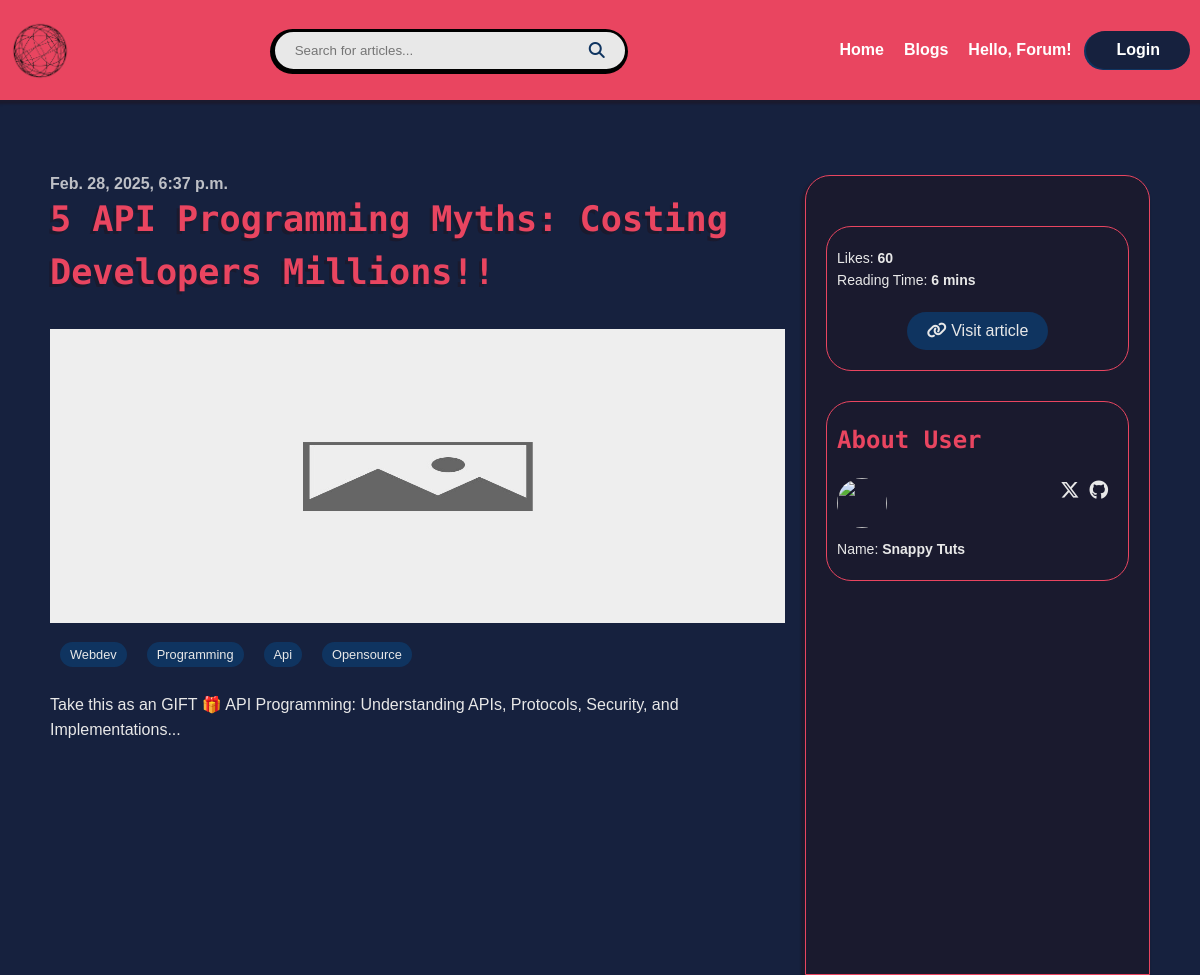
Page /blog/blog/1 on the committed database.
### BlogPost/models.py (models this page shows, shortened)
class BlogPost(models.Model):
    title = models.CharField(max_length=255)
    description = models.TextField(max_length=3000, null=True)
    url = models.URLField(default=None)
    tags = models.CharField(max_length=255, null=True)
    reactions = models.IntegerField(default=0)
    cover_img = models.URLField(null=True)
    reading_time_minutes = models.IntegerField(null=True)
    author = models.CharField(max_length=150, null=True)
    twitter_url = models.URLField(null=True)
    github_url = models.URLField(null=True)
    website_url = models.URLField(null=True)
    profile_image = models.URLField(null=True)
    published_date = models.DateTimeField(null=True)

### BlogPost/views.py (the view)
# urls.py: path('blog/<int:id>', views.blog_page, name='blog_page'),
def blog_page(request, id):
    article = BlogPost.objects.get(id=id)
    article.tags = article.tags.split(', ')
    return render(request, 'BlogPost/blog_page.html', {"article": article})

### templates/BlogPost/blog_page.html (shortened to what this page needs)
{% extends 'layout.html' %}
{% load static %}
 {% block content %}
<div class="container">
  <article class="content">
    <span>{{article.published_date}}</span>
    <h2>{{article.title}}</h2>
    {% if article.cover_img %}
    <img src="{{article.cover_img}}" alt="" />
    {% else %}
    <img src="{% static 'images/blank.jpg' %}" alt="" />
    {% endif %}
    <ul>
      {% for tag in article.tags %}
      <li><a href="{% url 'search' tag %}">{{tag}}</a></li>
      {% endfor %}
    </ul>
    <p>{{article.description}}</p>
  </article>
  <aside>
    <div class="about-blog">
      <p>Likes: <strong>{{article.reactions}}</strong></p>
      <p>
        Reading Time: <strong>{{article.reading_time_minutes}} mins</strong>
      </p>
      <a href="{{article.url}}" target="_blank"
        ><i class="fa-solid fa-link"></i> Visit article</a
      >
    </div>
    <div class="author">
      <h3>About User</h3>
      {% if article.profile_image %}
      <a href="{{article.website_url}}" target="_blank" class="profile_image">
        <img src="{{article.profile_image}}" alt="" />
      </a>
      {% else %}
      <img
        src="https://cdn.pixabay.com/photo/2015/10/05/22/37/blank-profile-picture-973460_1280.png"
        alt=""
      />
      {% endif %}
      <div class="author-info">
        <ul>
          <li title="{{article.author}} Twitter">
            <a href="{{article.twitter_url}}" target="_blank"
              ><i class="fa-brands fa-x-twitter"></i
            ></a>
          </li>
          <li title="{{article.author}} Github">
            <a href="{{article.github_url}}" target="_blank"
              ><i class="fa-brands fa-github"></i
            ></a>
          </li>
        </ul>
        <p>Name: <strong>{{article.author}}</strong></p>
      </div>
    </div>
  </aside>
</div>
{% endblock %}

### static/css/styles.css (style rules this page uses)
:root { --main-color: #1a1a2e; --second-color: #16213e; --third-color: #0f3460; --header-color: #e94560; --text-color: #e8e8e8; }
* { margin: 0; padding: 0; box-sizing: border-box; scroll-behavior: smooth; }
body { background-color: var(--second-color); color: var(--text-color); font-family: Arial, sans-serif; }
ul { list-style: none; }
a { text-decoration: none; }
.container { max-width: 1200px; padding: 0 50px; margin: 0 auto; }
h1, h2, h3, h4, h5, h6 { color: var(--header-color); text-shadow: -3px 3px 0 var(--main-color); width: fit-content; font-family: "Fira Code", monospace; line-height: 1.5; }
p { font-size: 14px; line-height: 1.6; color: var(--text-color); }

### templates/BlogPost/blog_page.html (style rules this page uses)
body > .container { max-width: 100%; display: flex; justify-content: space-between; min-height: 100vh; margin-top: 175px; gap: 20px; }
.content { width: 90%; margin-bottom: 50px; }
.content > span { font-weight: 600; opacity: 0.8; text-align: right; }
.content h2 { font-size: 2.2rem; margin-bottom: 30px; }
.content img { width: 100%; aspect-ratio: 5/2; }
.content ul { display: flex; flex-wrap: wrap; margin: 10px 0 20px; }
.content ul li { background-color: var(--third-color); margin: 5px 10px; border-radius: 50px; text-transform: capitalize; display: flex; align-items: center; justify-content: center; transition-duration: 0.3s; }
.content ul li a { color: var(--text-color); padding: 5px 10px; font-size: 0.8rem; }
.content > p { color: var(--text-color); font-weight: 400; font-size: 1rem; }
aside { background-color: var(--main-color); width: 450px; padding: 50px 20px 50px; box-shadow: -2px 4px 2px 2px var(--main-color); border-radius: 25px 25px 0 0; border: 1px solid var(--header-color); }
aside > div { border: 1px solid var(--header-color); padding: 20px 10px; border-radius: 25px; margin-bottom: 30px; }
aside h3 { text-shadow: -2px 1px 0 var(--main-color); font-size: 1.5rem; margin-bottom: 20px; }
aside .author { position: relative; }
aside ul { position: absolute; top: 50%; right: 20px; transform: translateY(-50%); gap: 10px; display: flex; }
aside ul a { font-size: 1.2rem; color: var(--text-color); transition-duration: 0.3s; }
aside .profile_image img { width: 50px; height: 50px; border-radius: 50%; transition-duration: 0.3s; margin-bottom: 10px; }
aside .about-blog a { background-color: var(--third-color); display: block; width: fit-content; margin: 20px auto 0; padding: 10px 20px; border-radius: 25px; color: var(--text-color); transition-duration: 0.3s; }

### rows in the picture
BlogPost: published_date "Feb. 28, 2025, 6:37 p.m.", title "5 API Programming Myths: Costing Developers Millions!!", description "Take this as an GIFT 🎁 API Programming: Understanding APIs, Protocols, Security, and Implementations...", reactions "60", reading_time_minutes "6", author "Snappy Tuts"

### other values in the picture
{{ tag }} "Webdev" "Programming" "Api" "Opensource"
